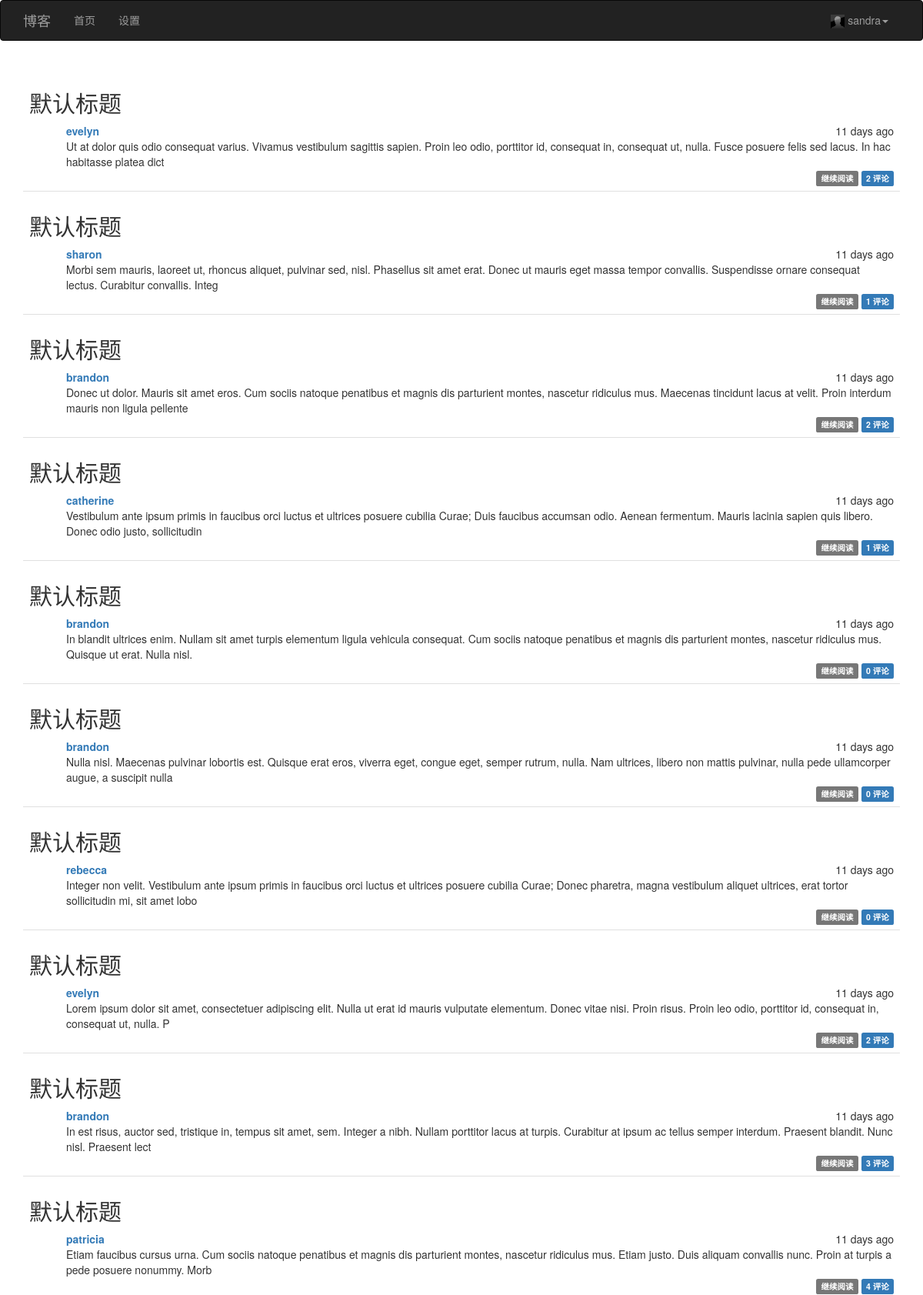
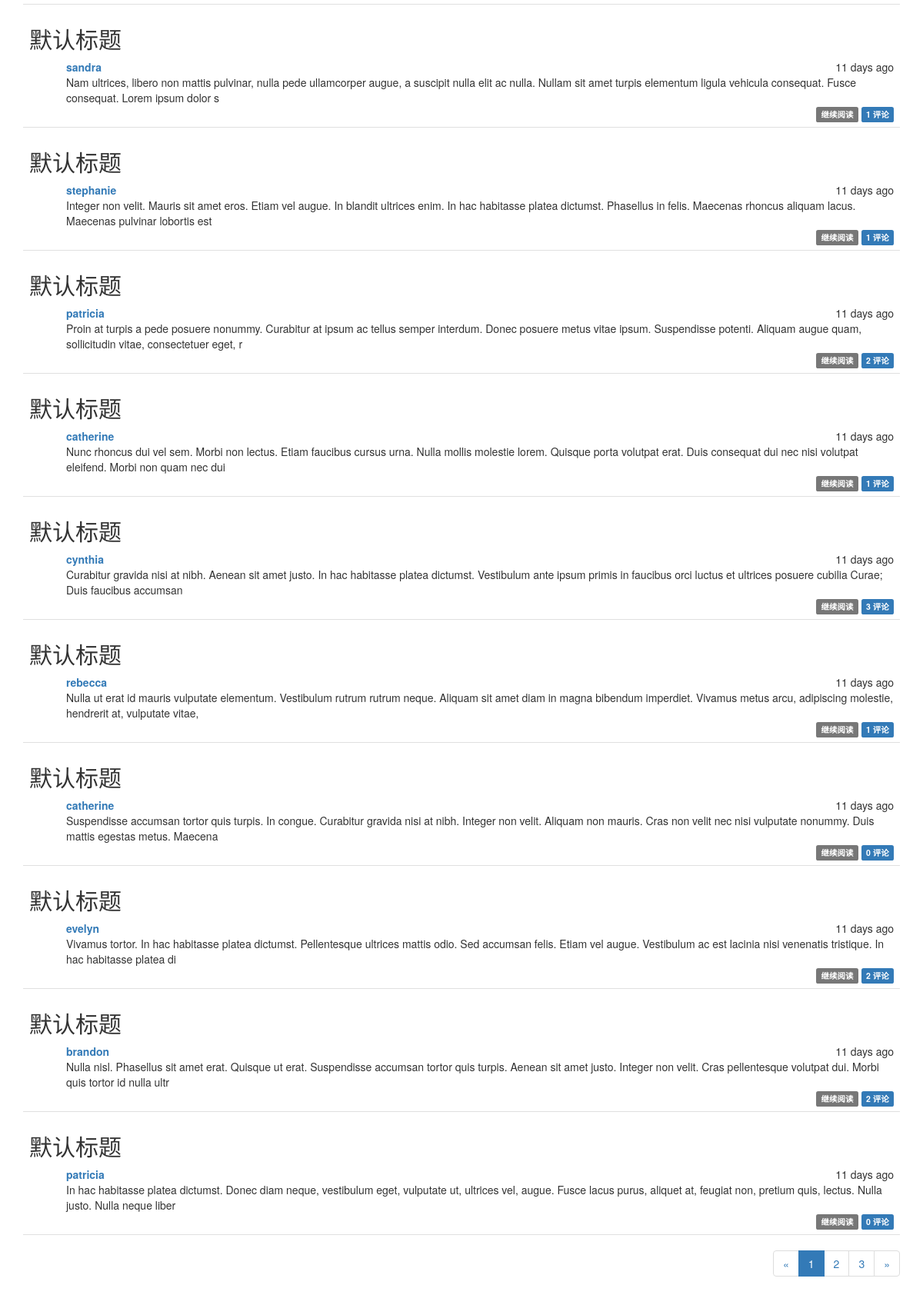
Page / (signed in) on the earlier database version (2 pictures, top to bottom).
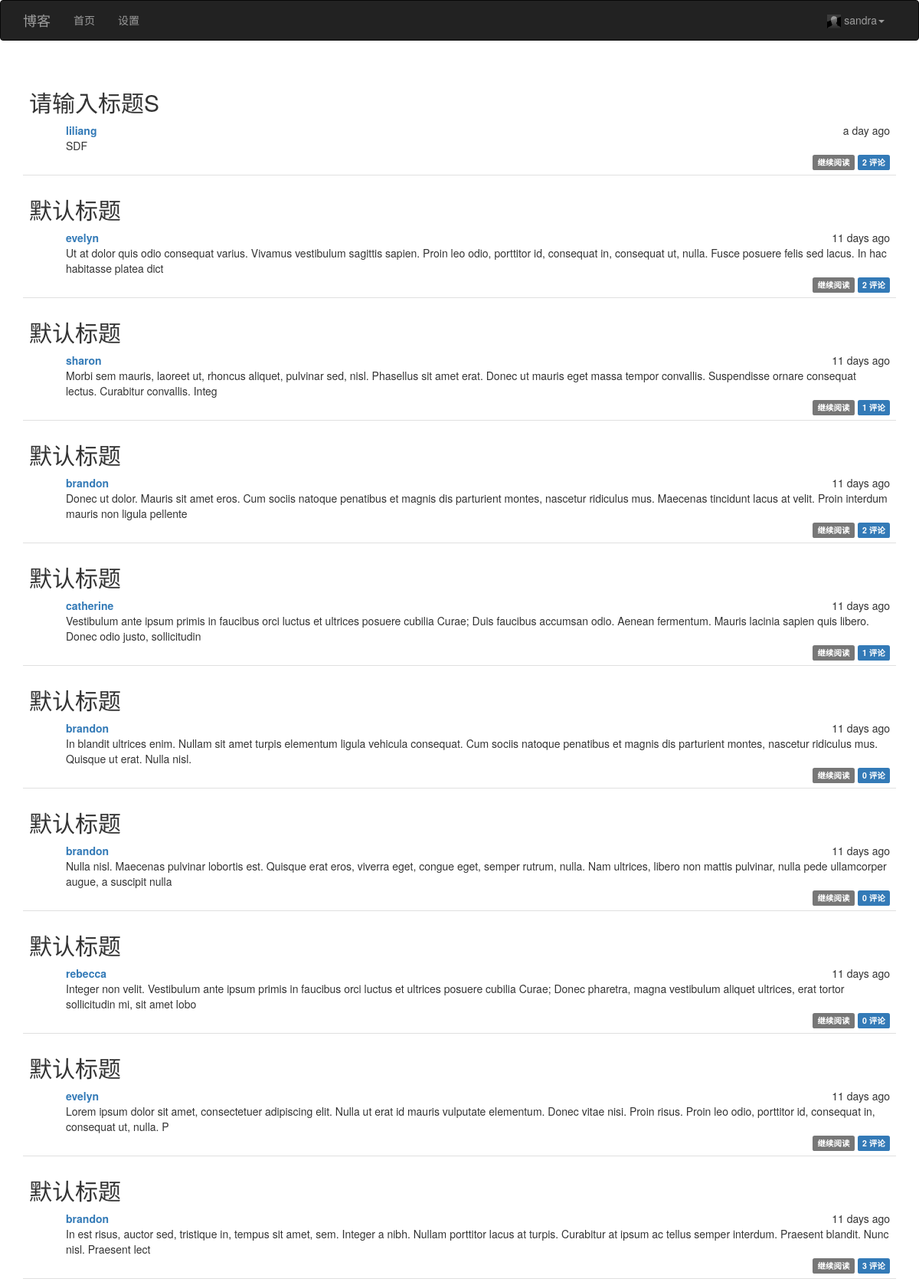
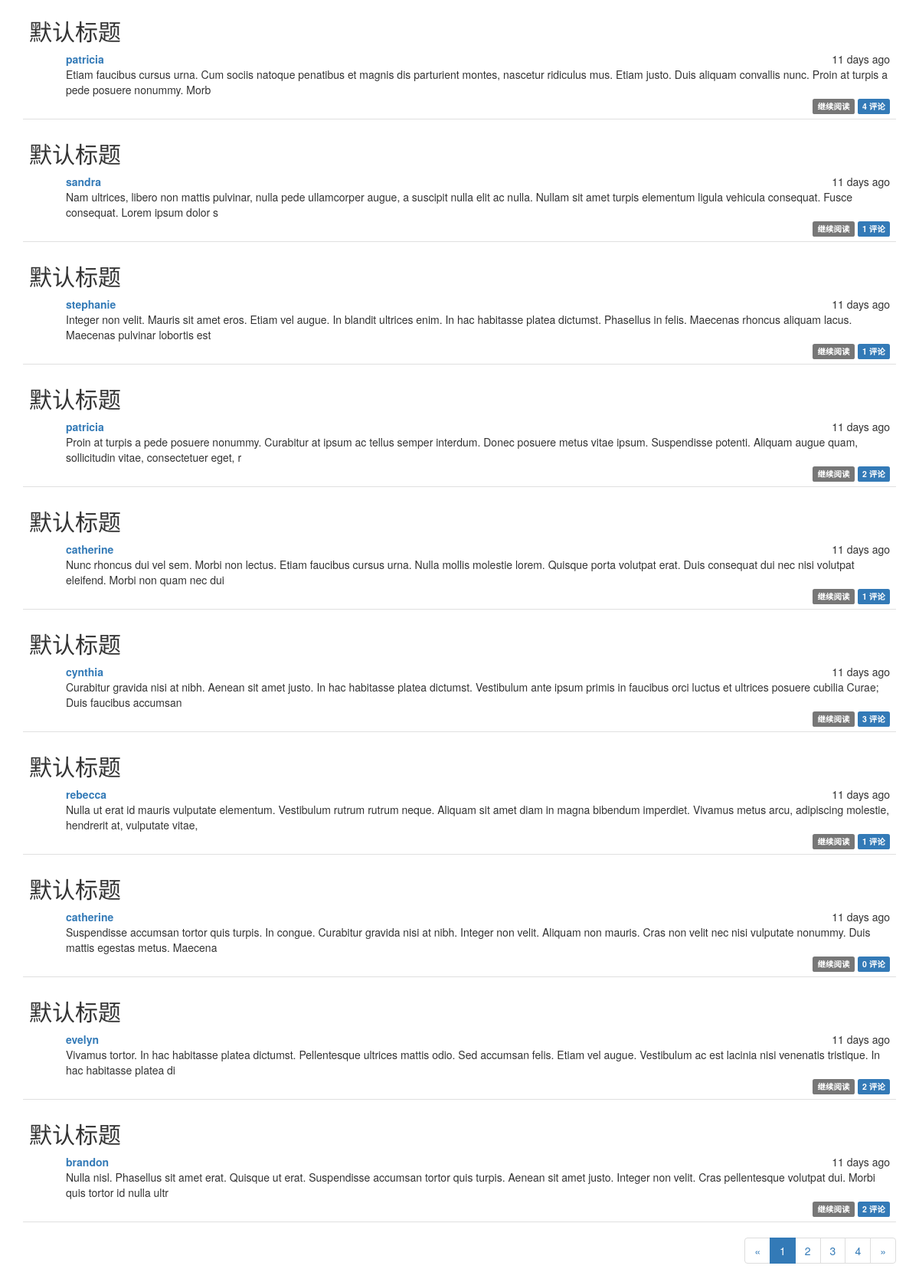
Same page on the later database version (2 pictures, top to bottom).
### app/models.py (models this page shows, shortened)
class User(UserMixin, db.Model):
    __tablename__ = 'users'
    id = db.Column(db.Integer, primary_key=True)
    email = db.Column(db.String(64), unique=True, index=True, nullable=False)
    username = db.Column(db.String(64), unique=True, index=True, nullable=False)
    password_hash = db.Column(db.String(128), nullable=False)
    confirmed = db.Column(db.Boolean, default=False)
    about_me = db.Column(db.Text(200))
    create_time = db.Column(db.DateTime, default=datetime.utcnow)
    last_login = db.Column(db.DateTime, default=datetime.utcnow)
    posts = db.relationship('Post', backref='author', lazy='dynamic')
    links = db.relationship('Link', backref='user', lazy='dynamic')
    @property
    def password(self):
        raise AttributeError('password is not a readable attribute.')

class Post(db.Model):
    __tablename__ = 'posts'
    id = db.Column(db.Integer, primary_key=True)
    title = db.Column(db.String(64), index=True, nullable=False, default="默认标题")
    create_time = db.Column(db.DateTime, default=datetime.utcnow)
    author_id = db.Column(db.Integer, db.ForeignKey('users.id'))
    body = db.Column(db.Text, nullable=False)
    body_html = db.Column(db.Text)
    comments = db.relationship('Comment', backref='post', lazy='dynamic')

### app/main/views.py (the view)
@main.route('/')
def index():
    page = request.args.get('page', 1, type=int)
    pagination = Post.query.order_by(Post.create_time.desc()).paginate(
        page, per_page=20, error_out=False)
    posts = pagination.items
    return render_template('index.html', posts=posts, pagination=pagination)

### app/models.py (called while the page is built)
@login_manager.user_loader
def load_user(user_id):
    return User.query.get(int(user_id))

### app/templates/index.html (shortened to what this page needs)
{% extends "base.html" %}
{% import "bootstrap/wtf.html" as wtf %}
{% import "_macros.html" as macros %}
{% block page_content %}
<div class="post-tabs">
    {% set thumbnail = True %}
    {% include '_posts.html' %}
</div>
{% if pagination %}
<div class="pagination">
    {{ macros.pagination_widget(pagination, '.index') }}
</div>
{% endif %}
{% endblock %}

### app/templates/base.html (shortened to what this page needs)
{% extends "bootstrap/base.html" %}
{% block head %}
{{ super() }}
<link rel="stylesheet" type="text/css" href="{{ url_for('static', filename='styles.css') }}">
{% endblock %}
{% block navbar %}
<div class="navbar navbar-inverse" role="navigation">
    <div class="container">
        <div class="navbar-header">
            <a class="navbar-brand" href="{{ url_for('main.index') }}">博客</a>
        </div>
        <div class="navbar-collapse collapse">
            <ul class="nav navbar-nav">
                <li><a href="{{ url_for('main.index') }}">首页</a></li>
                {% if current_user.is_authenticated %}
                <li><a href="{{ url_for('main.user_index', name=current_user.username) }}">设置</a></li>
                {% endif %}
            </ul>
            <ul class="nav navbar-nav navbar-right">
                {% if current_user.is_authenticated %}
                <li class="dropdown">
                    <a href="#" class="dropdown-toggle" data-toggle="dropdown">
                        <img src="{{ url_for('static', filename='anonymous.jpg') }}" width="18" height="18">
                        {{ current_user.username  }}<b class="caret"></b>
                    </a>
                </li>
                {% else %}
                <li><a href="{{ url_for('auth.login') }}">登入</a></li>
                {% endif %}
            </ul>
        </div>
    </div>
</div>
{% endblock %}
{% block content %}
<div class="container">
    {% block page_content %}{% endblock %}
</div>
{% endblock %}

### app/templates/_macros.html
{% macro pagination_widget(pagination, endpoint) %}
<ul class="pagination">
    <li {% if not pagination.has_prev %} class="disable" {% endif %}>
        <a href="{% if pagination.has_prev %} {{ url_for(endpoint, page=pagination.page -1, **kwargs) }}{% else %}#{% endif %}">
            &laquo;
        </a>
    </li>
    {% for p in pagination.iter_pages() %}
        {% if p %}
            {% if p == pagination.page %}
            <li class="active">
                <a href="{{ url_for(endpoint, page=p, **kwargs) }}">{{ p }}</a>
            </li>
            {% else %}
            <li>
                <a href="{{ url_for(endpoint, page=p, **kwargs) }}">{{ p }}</a>
            </li>
            {% endif %}
        {% else %}
        <li class="disabled"><a href="#">&hellip;</a></li>
        {% endif %}
    {% endfor %}
    <li {% if not pagination.has_next %} class="disable" {% endif %}>
        <a href="{% if pagination.has_next %}{{ url_for(endpoint, page=pagination.page+1, **kwargs) }}
        {% else %}#{% endif %}">&raquo;
        </a>
    </li>
</ul>
{% endmacro %}

### app/templates/_posts.html
<ul class="posts">
    {% for post in posts %}
    <li class="post" onclick="location.href='{{ url_for('.post', post_id=post.id, _external=True) }}';">
        <div class="post-title"><h2>{{ post.title }}</h2></div>
        <div class="post-content">
            <div class="post-date">{{ moment(post.create_time).fromNow() }}</div>
            <div class="post-author"><a href="{{ url_for('.user_index', name=post.author.username) }}">{{ post.author.username }}</a></div>
            <div class="post-body">
                {% if thumbnail %}
                    {{ post.body[:200] }}
                {% else %}
                    {{ post.body }}
                {% endif %}
            </div>
            <div class="post-footer">
                <a href="{{ url_for('.post', post_id=post.id) }}">
                    <span class="label label-default">继续阅读</span>
                </a>
                <a href="{{ url_for('.post', post_id=post.id) }}#comments">
                    <span class="label label-primary">{{ post.comments.count() }} 评论</span>
                </a>
            </div>
        </div>
    </li>
    {% endfor %}
</ul>

### app/static/styles.css (style rules this page uses)
div.post-tabs { margin-top: 16px; }
ul.posts { list-style-type: none; padding: 0px; margin: 16px 0px 0px 0px; border-top: 1px solid #e0e0e0; }
div.post-tabs ul.posts { margin: 0px; border-top: none; }
ul.posts li.post { padding: 8px; border-bottom: 1px solid #e0e0e0; }
div.post-date { float: right; }
div.post-author { font-weight: bold; }
div.post-content { margin-left: 48px; min-height: 48px; }
div.post-footer { text-align: right; }
div.pagination { width: 100%; text-align: right; padding: 0px; margin: 0px; }

Differences in the rows shown:
no longer on this page (row unchanged): Post: title "默认标题", create_time "11 days ago", author.username "patricia", body "In hac habitasse platea dictumst. Donec diam neque, vestibulum eget, vulputate ut, ultrices vel, augue. Fusce lacus purus, aliquet at, feugiat non, pretium quis, lectus. Nulla justo. Nulla neque liber", comments.count "0"
added Post: title "请输入标题S", create_time "a day ago", author.username "liliang", body "SDF", comments.count "2"
Other differences:
new list line: "4"
